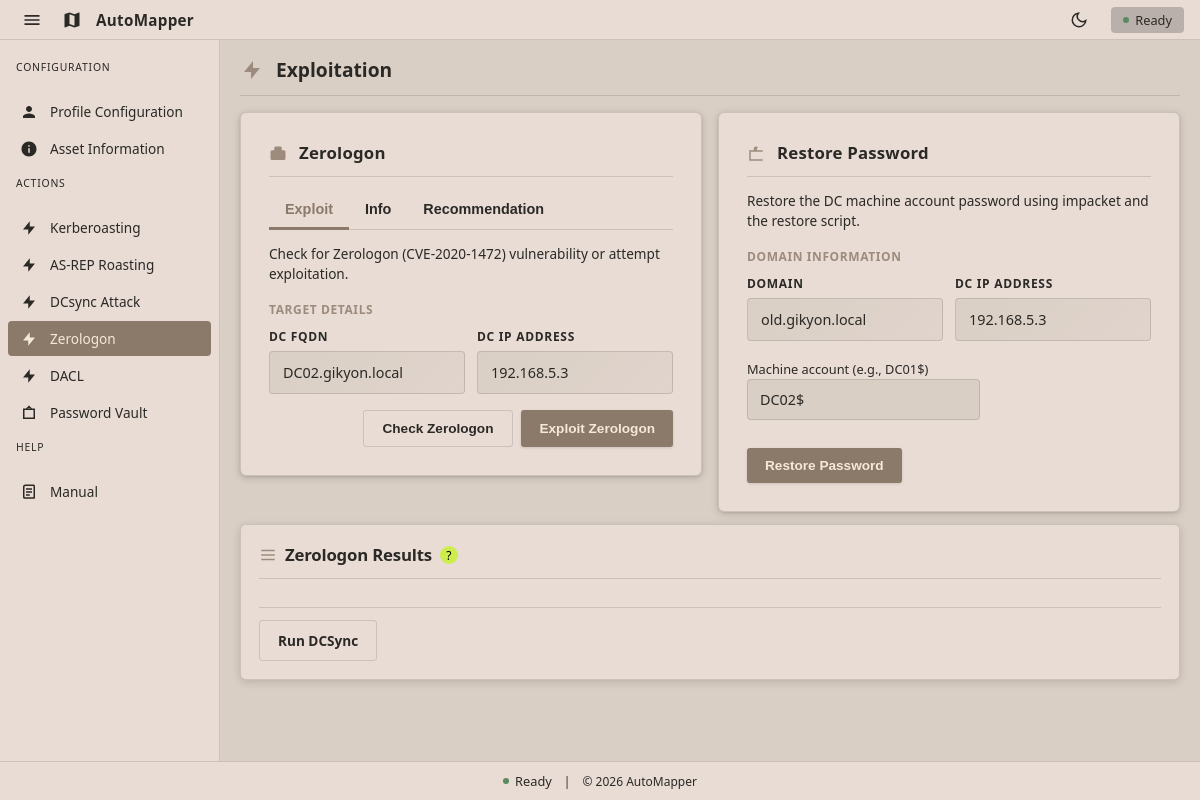
The page /zerologon on the database as committed earlier.
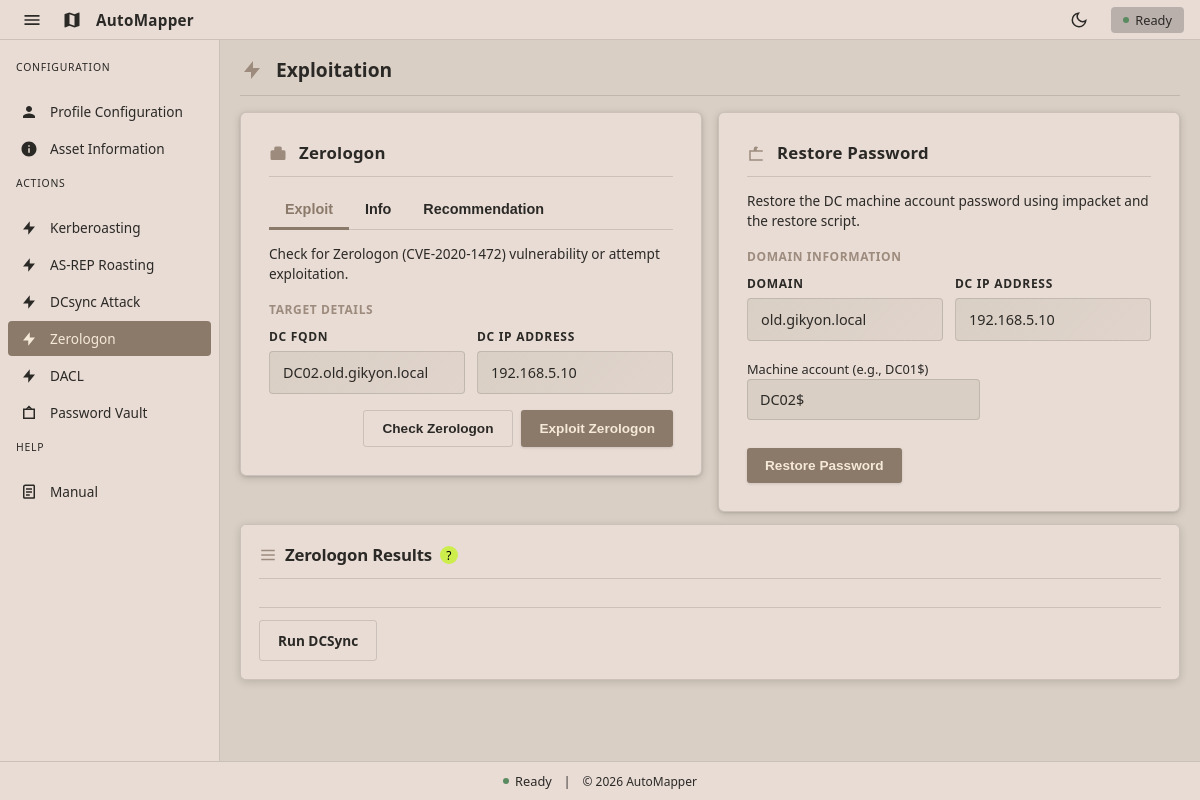
The same page on the database as committed later.
### tables this page shows
CREATE TABLE profiles (
    description text,
    name text,
    password text,
    ntlmHash text,
    domain text,
    dc_ip text,
    fqdn text
, username text, dc_fqdn text, profile_description text, ntlm_hash text);

### app/routes/main.py (the view, shortened to what this page needs)
@main_bp.route("/zerologon", methods=["GET", "POST"])
def zerologon():
    creds = _get_creds()
    profiles = fetch_profiles()
    active_profile = get_active_profile()
    results = []
    error = None
    status_message = None
    action = None
    vault_next_step = False
    selected_restore_profile = None
    restore_use_profile = False
    dc_host = (creds.get("dc_fqdn") or "").strip()
    dc_name = dc_host.split(".", 1)[0] if dc_host else ""
    is_admin_user = (creds.get("username") or "").strip().lower() == "administrator"
    def format_dcsync_results(dcsync_results):
        lines = []
        for entry in dcsync_results:
            if isinstance(entry, dict):
                username = entry.get("username", "Unknown")
                hash_value = entry.get("hash", "")
                timestamp = entry.get("timestamp")
                if timestamp:
                    lines.append(f"{username}: {hash_value} ({timestamp})")
                else:
                    lines.append(f"{username}: {hash_value}")
            else:
                lines.append(str(entry))
        return lines
    return _render_exploit(
        "zerologon.html",
        creds,
        results,
        error,
        status_message,
        action,
        profiles=profiles,
        active_profile=active_profile,
        selected_restore_profile=None,
        restore_use_profile=restore_use_profile,
        dc_name=dc_name,
        vault_next_step=vault_next_step,
    )

### app/db/database.py (called while the page is built)
def get_db():
    conn = sqlite3.connect(DB_PATH)
    conn.row_factory = sqlite3.Row
    return conn

def fetch_profiles():
    conn = get_db()
    try:
        rows = conn.execute(
            """
            SELECT name, username, password, ntlm_hash, domain, dc_ip, dc_fqdn, profile_description
            FROM profiles
            ORDER BY name
            """
        ).fetchall()
    finally:
        conn.close()
    profiles = {}
    for row in rows:
        profiles[row["name"]] = {
            "username": row["username"],
            "password": row["password"],
            "ntlm_hash": row["ntlm_hash"],
            "domain": row["domain"],
            "dc_ip": row["dc_ip"],
            "dc_fqdn": row["dc_fqdn"],
            "profile_description": row["profile_description"],
        }
    return profiles

def get_profile(name):
    conn = get_db()
    try:
        row = conn.execute(
            """
            SELECT name, username, password, ntlm_hash, domain, dc_ip, dc_fqdn, profile_description
            FROM profiles
            WHERE name = ?
            """,
            (name,),
        ).fetchone()
    finally:
        conn.close()
    if not row:
        return None
    return {
        "username": row["username"],
        "password": row["password"],
        "ntlm_hash": row["ntlm_hash"],
        "domain": row["domain"],
        "dc_ip": row["dc_ip"],
        "dc_fqdn": row["dc_fqdn"],
        "profile_description": row["profile_description"],
    }

def get_active_profile():
    conn = get_db()
    try:
        row = conn.execute(
            "SELECT value FROM app_state WHERE key = ?",
            ("active_profile",),
        ).fetchone()
    finally:
        conn.close()
    return row["value"] if row else None

### app/routes/main.py (called while the page is built)
def _get_creds():
    active_profile = get_active_profile()
    if not active_profile:
        return {}
    return get_profile(active_profile) or {}

def _has_vault_material(results):
    return any(isinstance(entry, dict) and entry.get("hash") for entry in results or [])

def _render_exploit(template, creds, results, error, status_message, action, **extra):
    extra.setdefault("vault_next_step", _has_vault_material(results))
    return render_template(
        template,
        creds=creds,
        results=results,
        error=error,
        status_message=status_message,
        action=action,
        **extra,
    )

### app/templates/zerologon.html (shortened to what this page needs)
{% extends 'base.html' %}
{% block content %}
<div class="page-header">
  <svg viewBox="0 0 24 24"><path d="M13 10V3L4 14h7v7l9-11h-7z"/></svg>
  <h1 class="page-title">Exploitation</h1>
</div>
<section class="card-grid zerologon-grid">
  <div class="card restore-card">
    <div class="card-header">
      <svg viewBox="0 0 24 24"><path d="M20 7h-3V4a2 2 0 0 0-2-2H9a2 2 0 0 0-2 2v3H4a2 2 0 0 0-2 2v9a2 2 0 0 0 2 2h16a2 2 0 0 0 2-2V9a2 2 0 0 0-2-2z"/></svg>
      <h1>Zerologon</h1>
    </div>
    <div class="tab-bar">
      <button class="tab-btn active" data-tab="zero-exploit-tab">Exploit</button>
      <button class="tab-btn" data-tab="zero-info-tab">Info</button>
      <button class="tab-btn" data-tab="zero-rec-tab">Recommendation</button>
    </div>
    <div id="zero-exploit-tab" class="tab-content active">
      <p class="subtitle">Check for Zerologon (CVE-2020-1472) vulnerability or attempt exploitation.</p>
      <div class="credentials-section-label">Target Details</div>
      <div class="credentials-grid">
        <div class="field-card">
          <label class="field-label">DC FQDN</label>
          <div class="field-value {% if not creds.dc_fqdn %}empty{% endif %}">{{ creds.dc_fqdn or '—' }}</div>
        </div>
        <div class="field-card">
          <label class="field-label">DC IP Address</label>
          <div class="field-value {% if not creds.dc_ip %}empty{% endif %}">{{ creds.dc_ip or '—' }}</div>
        </div>
      </div>
      <form method="POST" class="actions" style="margin-top: 0;">
        <button class="btn secondary" name="action" value="check">
          Check Zerologon
        </button>
        <button class="btn" name="action" value="exploit">
          Exploit Zerologon
        </button>
      </form>
    </div>
  </div>
  <div class="card">
    <div class="card-header">
      <svg viewBox="0 0 24 24"><path d="M21 7h-6V5a3 3 0 0 0-6 0v2H3v14h18V7zm-8-2a1 1 0 0 1 2 0v2h-2V5zm8 14H5V9h16v10z"/></svg>
      <h1>Restore Password</h1>
    </div>
    <p class="subtitle">Restore the DC machine account password using impacket and the restore script.</p>
    <div class="credentials-section-label">Domain Information</div>
    <div class="credentials-grid">
      <div class="field-card">
        <label class="field-label">Domain</label>
        <div class="field-value {% if not creds.domain %}empty{% endif %}">{{ creds.domain or '—' }}</div>
      </div>
      <div class="field-card">
        <label class="field-label">DC IP Address</label>
        <div class="field-value {% if not creds.dc_ip %}empty{% endif %}">{{ creds.dc_ip or '—' }}</div>
      </div>
    </div>
    <form method="POST" class="form">
      <div class="field">
        <label for="machine-account">Machine account (e.g., DC01$)</label>
        <input
          id="machine-account"
          name="machine_account"
          type="text"
          class="input"
          placeholder="DC01$"
          value="{{ (dc_name ~ '$') if dc_name else '' }}"
        />
      </div>
      <div class="actions">
        <button class="btn" name="action" value="restore">
          Restore Password
        </button>
      </div>
    </form>
  </div>
</section>
<section class="card result-card">
  <div class="card-header">
  <svg viewBox="0 0 24 24">
    <path d="M3 5h18v2H3V5zm0 6h18v2H3v-2zm0 6h18v2H3v-2z"/>
  </svg>
  <div class="header-with-tooltip">
    <h1>Zerologon Results</h1>
    <div class="tooltip-container">
      <span class="info-icon">?</span>
    </div>
  </div>
</div>
<div class="actions">
  <a class="btn secondary" href="{{ url_for('main.dcsync') }}">
    Run DCSync
  </a>
</div>
</section>
{% endblock %}

### app/templates/base.html (shortened to what this page needs)
<!DOCTYPE html>
<html lang="en" data-theme="dark">
  <head>
    <link
      rel="stylesheet"
      href="{{ url_for('static', filename='css/style.css') }}"
    />
  </head>
  <body>
    <div class="app-shell">
      <header class="app-header">
        <div class="header-left">
          <button class="sidebar-toggle" id="sidebar-toggle" aria-label="Toggle sidebar" title="Toggle sidebar">
            <svg viewBox="0 0 24 24"><path d="M3 18h18v-2H3v2zm0-5h18v-2H3v2zm0-7v2h18V6H3z"/></svg>
          </button>
          <div class="header-icon">
            <svg viewBox="0 0 24 24"><path d="M20.5 3l-.16.03L15 5.1 9 3 3.36 4.9c-.21.07-.36.25-.36.48V20.5c0 .28.22.5.5.5l.16-.03L9 18.9l6 2.1 5.64-1.9c.21-.07.36-.25.36-.48V3.5c0-.28-.22-.5-.5-.5zM15 19l-6-2.11V5l6 2.11V19z"/></svg>
          </div>
          <div class="brand">AutoMapper</div>
        </div>
        <div class="header-right">
          <button class="theme-toggle" id="theme-toggle" aria-label="Toggle theme" title="Toggle dark/light mode">
            <svg viewBox="0 0 24 24" class="theme-icon-light">
              <path d="M21 12.79A9 9 0 1 1 11.21 3 7 7 0 0 0 21 12.79z"/>
            </svg>
          </button>
          <div class="status-badge">
            <span class="status-dot"></span>
            <span>Ready</span>
          </div>
        </div>
      </header>
      <div class="app-body">
        <aside class="sidebar" id="sidebar">
          <nav class="sidebar-nav">
            <div class="nav-section">
              <div class="nav-section-title">Configuration</div>
            </div>
            <a
              href="{{ url_for('main.index') }}"
              class="nav-item {% if request.endpoint == 'main.index' %}active{% endif %}"
              data-label="Profile Configuration"
              title="Profile Configuration"
            >
              <svg viewBox="0 0 24 24"><path d="M12 12c2.21 0 4-1.79 4-4s-1.79-4-4-4-4 1.79-4 4 1.79 4 4 4zm0 2c-2.67 0-8 1.34-8 4v2h16v-2c0-2.66-5.33-4-8-4z"/></svg>
              <span class="nav-label">Profile Configuration</span>
            </a>
            <a
              href="{{ url_for('main.user_info') }}"
              class="nav-item {% if request.endpoint == 'main.user_info' %}active{% endif %}"
              data-label="Asset Information"
              title="Asset Information"
            >
              <svg viewBox="0 0 24 24"><path d="M12 2C6.48 2 2 6.48 2 12s4.48 10 10 10 10-4.48 10-10S17.52 2 12 2zm1 15h-2v-6h2v6zm0-8h-2V7h2v2z"/></svg>
              <span class="nav-label">Asset Information</span>
            </a>
            <div class="nav-section">
              <div class="nav-section-title">Actions</div>
            </div>
            <a
              href="{{ url_for('main.kerberoast') }}"
              class="nav-item {% if request.endpoint == 'main.exploitation' %}active{% endif %}"
              data-label="Kerberoasting"
              title="Kerberoasting"
            >
              <svg viewBox="0 0 24 24"><path d="M13 10V3L4 14h7v7l9-11h-7z"/></svg>
              <span class="nav-label">Kerberoasting</span>
            </a>
            <a
              href="{{ url_for('main.asreproast') }}"
              class="nav-item {% if request.endpoint == 'main.asreproast' %}active{% endif %}"
              data-label="AS-REP Roasting"
              title="AS-REP Roasting"
            >
              <svg viewBox="0 0 24 24"><path d="M13 10V3L4 14h7v7l9-11h-7z"/></svg>
              <span class="nav-label">AS-REP Roasting</span>
            </a>
            <a
              href="{{ url_for('main.dcsync') }}"
              class="nav-item {% if request.endpoint == 'main.dcsync' %}active{% endif %}"
              data-label="DCsync Attack"
              title="DCsync Attack"
            >
              <svg viewBox="0 0 24 24"><path d="M13 10V3L4 14h7v7l9-11h-7z"/></svg>
              <span class="nav-label">DCsync Attack</span>
            </a>
            <a
              href="{{ url_for('main.zerologon') }}"
              class="nav-item {% if request.endpoint == 'main.zerologon' %}active{% endif %}"
              data-label="Zerologon"
              title="Zerologon"
            >
              <svg viewBox="0 0 24 24"><path d="M13 10V3L4 14h7v7l9-11h-7z"/></svg>
              <span class="nav-label">Zerologon</span>
            </a>
            <a
              href="{{ url_for('main.writable') }}"
              class="nav-item {% if request.endpoint == 'main.writable' %}active{% endif %}"
              data-label="DACL"
              title="DACL"
            >
              <svg viewBox="0 0 24 24"><path d="M13 10V3L4 14h7v7l9-11h-7z"/></svg>
              <span class="nav-label">DACL</span>
            </a>
            <a
              href="{{ url_for('main.vault') }}"
              class="nav-item {% if request.endpoint == 'main.vault' %}active{% endif %} {% if vault_next_step and request.endpoint != 'main.vault' %}next-step{% endif %}"
              data-label="Password Vault"
              title="Password Vault"
            >
              <svg viewBox="0 0 24 24"><path d="M12 2l4 4h4v14H4V6h4l4-4zm0 3.41L9.41 6h5.18L12 5.41zM6 8v10h12V8H6z"/></svg>
              <span class="nav-label">Password Vault</span>
            </a>
            <div class="nav-section">
              <div class="nav-section-title">Help</div>
            </div>
            <a
              href="{{ url_for('main.manual') }}"
              class="nav-item {% if request.endpoint == 'main.manual' %}active{% endif %}"
              data-label="Manual"
              title="Manual"
            >
              <svg viewBox="0 0 24 24"><path d="M18 2H7c-1.66 0-3 1.34-3 3v14c0 1.1.9 2 2 2h13c.55 0 1-.45 1-1V4c0-1.1-.9-2-2-2zm0 17H6V5c0-.55.45-1 1-1h11v15zM8 7h8v2H8V7zm0 4h8v2H8v-2zm0 4h5v2H8v-2z"/></svg>
              <span class="nav-label">Manual</span>
            </a>
          </nav>
        </aside>
        <main class="app-main">
          {% block content %}{% endblock %}
        </main>
      </div>
      <footer class="app-footer">
        <div class="status-bar">
          <div class="status-item">
            <span class="status-dot"></span>
            <span>Ready</span>
          </div>
          <span>|</span>
          <span>© 2026 AutoMapper</span>
        </div>
      </footer>
    </div>
  </body>
</html>

Rows that differ between the two databases and show on the page:
changed profiles "old.gikyon.local": dc_fqdn "DC02.gikyon.local" → "DC02.old.gikyon.local"; dc_ip "192.168.5.3" → "192.168.5.10"
